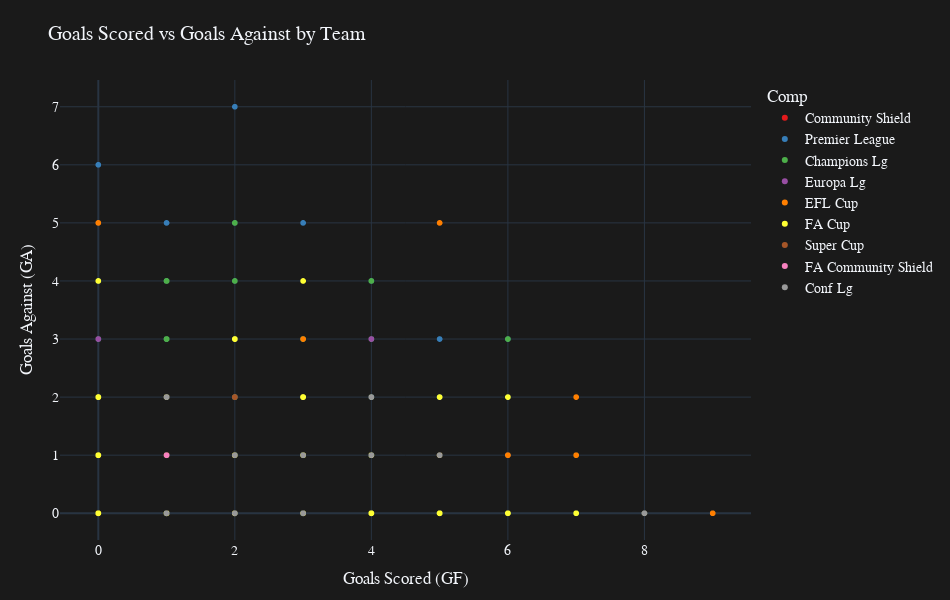

Notebook code cell kept with this figure:
### Code cell
import plotly.express as px
fig = px.scatter(
    df,
    x='GF', 
    y='GA',  
    color='Comp',  
    hover_name='Club', 
    title='Goals Scored vs Goals Against by Team',
    labels={'GF': 'Goals Scored', 'GA': 'Goals Against'},
    template='plotly_dark',
    color_discrete_sequence=px.colors.qualitative.Set1  
)

fig.update_layout(
    height=600,
    width=950,
    title_font_size=20,
    font=dict(family='Arial', size=14),
    xaxis_title='Goals Scored (GF)',
    yaxis_title='Goals Against (GA)',
    margin=dict(l=60, r=40, t=80, b=60),
    plot_bgcolor='rgb(26, 26, 26)',  
    paper_bgcolor='rgb(26, 26, 26)',
)

fig.show()

### Figure 1 — Plotly figure (JSON) as saved in the notebook; plotly's stock layout.template omitted (floating-point values rounded to 4 significant figures; data arrays with more than 128 entries replaced by an {"elided": "..."} marker saying what was removed)
{"data": [{"hovertemplate": "<b>%{hovertext}</b><br><br>Comp=Community Shield<br>Goals Scored=%{x}<br>Goals Against=%{y}<extra></extra>", "hovertext": ["Chelsea", "Manchester City", "Liverpool", "Manchester City", "Liverpool", "Manchester City", "Liverpool", "Manchester City", "Manchester City"], "legendgroup": "Community Shield", "marker": {"color": "rgb(228,26,28)", "symbol": "circle"}, "mode": "markers", "name": "Community Shield", "showlegend": true, "type": "scattergl", "x": [0, 2, 1, 1, 1, 0, 3, 1, 1], "xaxis": "x", "y": [2, 0, 1, 1, 1, 1, 1, 3, 1], "yaxis": "y"}, {"hovertemplate": "<b>%{hovertext}</b><br><br>Comp=Premier League<br>Goals Scored=%{x}<br>Goals Against=%{y}<extra></extra>", "hovertext": {"elided": "784 str values"}, "legendgroup": "Premier League", "marker": {"color": "rgb(55,126,184)", "symbol": "circle"}, "mode": "markers", "name": "Premier League", "showlegend": true, "type": "scattergl", "x": {"elided": "784 int values"}, "xaxis": "x", "y": {"elided": "784 int values"}, "yaxis": "y"}, {"hovertemplate": "<b>%{hovertext}</b><br><br>Comp=Champions Lg<br>Goals Scored=%{x}<br>Goals Against=%{y}<extra></extra>", "hovertext": {"elided": "180 str values"}, "legendgroup": "Champions Lg", "marker": {"color": "rgb(77,175,74)", "symbol": "circle"}, "mode": "markers", "name": "Champions Lg", "showlegend": true, "type": "scattergl", "x": {"elided": "180 int values"}, "xaxis": "x", "y": {"elided": "180 int values"}, "yaxis": "y"}, {"hovertemplate": "<b>%{hovertext}</b><br><br>Comp=Europa Lg<br>Goals Scored=%{x}<br>Goals Against=%{y}<extra></extra>", "hovertext": ["Chelsea", "Chelsea", "Chelsea", "Chelsea", "Chelsea", "Chelsea", "Chelsea", "Chelsea", "Chelsea", "Chelsea", "Chelsea", "Chelsea", "Chelsea", "Chelsea", "Chelsea", "Liverpool", "Liverpool", "Liverpool", "Liverpool", "Liverpool", "Liverpool", "Liverpool", "Liverpool", "Liverpool", "Liverpool"], "legendgroup": "Europa Lg", "marker": {"color": "rgb(152,78,163)", "symbol": "circle"}, "mode": "markers", "name": "Europa Lg", "showlegend": true, "type": "scattergl", "x": [1, 1, 3, 1, 4, 2, 2, 3, 3, 5, 1, 4, 1, 1, 4, 3, 2, 5, 2, 4, 1, 5, 6, 0, 1], "xaxis": "x", "y": [0, 0, 1, 0, 0, 2, 1, 0, 0, 0, 0, 3, 1, 1, 1, 1, 0, 1, 3, 0, 2, 1, 1, 3, 0], "yaxis": "y"}, {"hovertemplate": "<b>%{hovertext}</b><br><br>Comp=EFL Cup<br>Goals Scored=%{x}<br>Goals Against=%{y}<extra></extra>", "hovertext": ["Manchester City", "Chelsea", "Liverpool", "Chelsea", "Manchester City", "Manchester City", "Chelsea", "Chelsea", "Manchester City", "Manchester City", "Chelsea", "Manchester City", "Chelsea", "Manchester City", "Chelsea", "Liverpool", "Manchester City", "Chelsea", "Liverpool", "Liverpool", "Manchester City", "Manchester City", "Manchester City", "Manchester City", "Chelsea", "Liverpool", "Manchester City", "Chelsea", "Manchester City", "Liverpool", "Manchester City", "Manchester City", "Manchester City", "Liverpool", "Manchester City", "Chelsea", "Chelsea", "Manchester City", "Liverpool", "Chelsea", "Liverpool", "Chelsea", "Chelsea", "Liverpool", "Liverpool", "Chelsea", "Liverpool", "Manchester City", "Liverpool", "Chelsea", "Liverpool", "Manchester City", "Manchester City", "Chelsea", "Manchester City", "Chelsea", "Liverpool", "Liverpool", "Chelsea", "Chelsea", "Liverpool", "Chelsea", "Liverpool", "Chelsea", "Liverpool", "Chelsea", "Liverpool", "Chelsea", "Manchester City", "Liverpool", "Liverpool", "Manchester City", "Chelsea", "Liverpool", "Liverpool", "Liverpool", "Liverpool"], "legendgroup": "EFL Cup", "marker": {"color": "rgb(255,127,0)", "symbol": "circle"}, "mode": "markers", "name": "EFL Cup", "showlegend": true, "type": "scattergl", "x": [3, 2, 1, 3, 2, 1, 1, 0, 9, 1, 2, 0, 0, 3, 7, 2, 3, 1, 5, 0, 3, 3, 0, 2, 6, 7, 2, 1, 3, 0, 4, 2, 1, 3, 6, 1, 1, 0, 2, 2, 3, 2, 1, 0, 2, 0, 0, 2, 0, 0, 2, 3, 0, 2, 0, 1, 3, 2, 2, 1, 5, 0, 2, 6, 1, 0, 1, 5, 2, 5, 3, 1, 0, 2, 0, 4, 1], "xaxis": "x", "y": [0, 1, 2, 2, 0, 1, 0, 1, 0, 0, 1, 0, 0, 0, 1, 0, 1, 2, 5, 5, 1, 1, 1, 1, 0, 2, 1, 1, 0, 0, 1, 0, 0, 0, 1, 1, 1, 0, 0, 0, 3, 0, 0, 0, 0, 0, 0, 0, 0, 2, 3, 2, 2, 1, 1, 0, 1, 1, 0, 1, 1, 1, 1, 1, 1, 1, 0, 0, 1, 1, 2, 2, 2, 1, 1, 0, 2], "yaxis": "y"}, {"hovertemplate": "<b>%{hovertext}</b><br><br>Comp=FA Cup<br>Goals Scored=%{x}<br>Goals Against=%{y}<extra></extra>", "hovertext": ["Chelsea", "Manchester City", "Liverpool", "Manchester City", "Chelsea", "Manchester City", "Chelsea", "Manchester City", "Manchester City", "Manchester City", "Manchester City", "Chelsea", "Liverpool", "Chelsea", "Liverpool", "Manchester City", "Liverpool", "Chelsea", "Liverpool", "Manchester City", "Chelsea", "Manchester City", "Manchester City", "Chelsea", "Chelsea", "Liverpool", "Chelsea", "Manchester City", "Manchester City", "Chelsea", "Liverpool", "Manchester City", "Chelsea", "Manchester City", "Chelsea", "Manchester City", "Chelsea", "Chelsea", "Manchester City", "Chelsea", "Liverpool", "Manchester City", "Chelsea", "Liverpool", "Manchester City", "Chelsea", "Liverpool", "Chelsea", "Manchester City", "Liverpool", "Liverpool", "Manchester City", "Chelsea", "Liverpool", "Chelsea", "Liverpool", "Chelsea", "Manchester City", "Liverpool", "Manchester City", "Liverpool", "Manchester City", "Manchester City", "Manchester City", "Manchester City", "Chelsea", "Manchester City", "Liverpool", "Manchester City", "Chelsea", "Liverpool", "Chelsea", "Manchester City", "Liverpool", "Chelsea", "Manchester City", "Liverpool", "Chelsea", "Manchester City", "Chelsea", "Manchester City", "Liverpool", "Manchester City", "Chelsea", "Chelsea", "Manchester City", "Liverpool", "Manchester City", "Manchester City"], "legendgroup": "FA Cup", "marker": {"color": "rgb(255,255,51)", "symbol": "circle"}, "mode": "markers", "name": "FA Cup", "showlegend": true, "type": "scattergl", "x": [2, 7, 1, 5, 3, 4, 0, 3, 1, 6, 4, 2, 1, 2, 2, 4, 1, 2, 0, 1, 1, 2, 0, 3, 1, 4, 4, 3, 3, 3, 2, 3, 1, 2, 2, 0, 1, 0, 4, 5, 4, 4, 2, 3, 2, 3, 2, 2, 4, 1, 3, 2, 2, 0, 0, 2, 0, 4, 1, 1, 1, 3, 6, 3, 2, 4, 5, 2, 1, 0, 5, 3, 6, 3, 3, 2, 3, 4, 1, 0, 1, 4, 8, 5, 1, 2, 0, 3, 2], "xaxis": "x", "y": [0, 0, 2, 0, 0, 1, 2, 2, 0, 0, 1, 0, 0, 1, 2, 0, 0, 0, 2, 0, 0, 0, 2, 1, 2, 1, 0, 0, 1, 1, 3, 1, 0, 0, 0, 1, 0, 1, 1, 1, 1, 1, 1, 1, 0, 2, 1, 0, 1, 0, 2, 3, 0, 0, 0, 2, 4, 0, 0, 0, 2, 0, 0, 0, 1, 0, 0, 0, 0, 0, 2, 1, 2, 0, 2, 0, 4, 2, 0, 1, 2, 0, 0, 0, 2, 1, 1, 1, 1], "yaxis": "y"}, {"hovertemplate": "<b>%{hovertext}</b><br><br>Comp=Super Cup<br>Goals Scored=%{x}<br>Goals Against=%{y}<extra></extra>", "hovertext": ["Chelsea", "Liverpool", "Chelsea", "Manchester City"], "legendgroup": "Super Cup", "marker": {"color": "rgb(166,86,40)", "symbol": "circle"}, "mode": "markers", "name": "Super Cup", "showlegend": true, "type": "scattergl", "x": [2, 2, 1, 1], "xaxis": "x", "y": [2, 2, 1, 1], "yaxis": "y"}, {"hovertemplate": "<b>%{hovertext}</b><br><br>Comp=FA Community Shield<br>Goals Scored=%{x}<br>Goals Against=%{y}<extra></extra>", "hovertext": ["Manchester City"], "legendgroup": "FA Community Shield", "marker": {"color": "rgb(247,129,191)", "symbol": "circle"}, "mode": "markers", "name": "FA Community Shield", "showlegend": true, "type": "scattergl", "x": [1], "xaxis": "x", "y": [1], "yaxis": "y"}, {"hovertemplate": "<b>%{hovertext}</b><br><br>Comp=Conf Lg<br>Goals Scored=%{x}<br>Goals Against=%{y}<extra></extra>", "hovertext": ["Chelsea", "Chelsea", "Chelsea", "Chelsea", "Chelsea", "Chelsea", "Chelsea", "Chelsea", "Chelsea", "Chelsea", "Chelsea", "Chelsea"], "legendgroup": "Conf Lg", "marker": {"color": "rgb(153,153,153)", "symbol": "circle"}, "mode": "markers", "name": "Conf Lg", "showlegend": true, "type": "scattergl", "x": [2, 1, 4, 4, 8, 2, 3, 5, 2, 1, 3, 1], "xaxis": "x", "y": [0, 2, 2, 1, 0, 0, 1, 1, 1, 0, 0, 2], "yaxis": "y"}], "layout": {"font": {"family": "Arial", "size": 14}, "height": 600, "legend": {"title": {"text": "Comp"}, "tracegroupgap": 0}, "margin": {"b": 60, "l": 60, "r": 40, "t": 80}, "paper_bgcolor": "rgb(26, 26, 26)", "plot_bgcolor": "rgb(26, 26, 26)", "title": {"font": {"size": 20}, "text": "Goals Scored vs Goals Against by Team"}, "width": 950, "xaxis": {"anchor": "y", "domain": [0, 1], "title": {"text": "Goals Scored (GF)"}}, "yaxis": {"anchor": "x", "domain": [0, 1], "title": {"text": "Goals Against (GA)"}}}}
